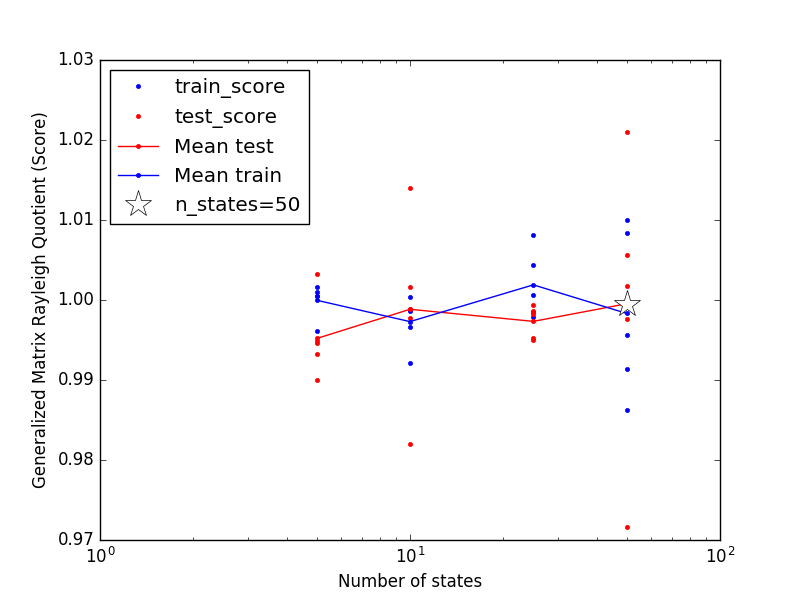

Write the Python code that produced this figure.
import os,sys
import pandas as pd
import numpy as np
import pickle
from msmbuilder.cluster import KCenters, KMeans
from sklearn.cross_validation import KFold
from msmbuilder.msm import MarkovStateModel
import matplotlib
#matplotlib.use('Agg')
from matplotlib import pyplot as plt


tica_data = np.load('tica.npy')

cv = KFold(len(tica_data),n_folds=5)
results = []


#n_clusters = [100,200,400,600,800,1000]
n_clusters = [5,10,25,50]
#n_clusters = [10,100,200,400,600]
#n_clusters = [2500,3000,3500]
#n_clusters=[5,10]
lagtime = 30000

for n in n_clusters:
    kcenters = KCenters(n_clusters=n)
    print "Clustering data to %d clusters..."%n
    for fold,(train_index,test_index) in enumerate(cv):
#        reduced_train_index = train_index[::100]
#	print 'train_index:', train_index,'test_index:', test_index
        kcenters.fit(tica_data[train_index])
        assignments_train = kcenters.transform(tica_data[train_index])
        assignments_test = kcenters.transform(tica_data[test_index])
        msm = MarkovStateModel(lag_time=lagtime)
        msm.fit(assignments_train)
        train_score = msm.score(assignments_train)
        test_score = msm.score(assignments_test)
        if test_score > 0.0:
            results.append({'train_score':train_score,
                            'test_score':test_score,
                            'n_states':n,
                            'fold':fold})
#sys.exit()
results = pd.DataFrame(results)
print results
#np.save('GMRQ_test.npy',results)
#print results.head()

plt.figure(figsize=(8,6))
plt.plot(results['n_states'], results['train_score'], c='b', marker='.', ls='')
plt.plot(results['n_states'], results['test_score'], c='r', marker='.', ls='')

mean_over_folds = results.groupby('n_states').aggregate(np.mean)
plt.plot(mean_over_folds.index, mean_over_folds['test_score'], c='r', marker='.', ls='-', label='Mean test')
plt.plot(mean_over_folds.index, mean_over_folds['train_score'], c='b', marker='.', ls='-', label='Mean train')
plt.semilogx()
plt.ylabel('Generalized Matrix Rayleigh Quotient (Score)')
plt.xlabel('Number of states')

best_n_states = np.argmax(mean_over_folds['test_score'])
best_test_score = mean_over_folds.ix[best_n_states]['test_score']
plt.plot(best_n_states, best_test_score, marker='*', ms=20, c='w', label='n_states=%d' % best_n_states)

plt.legend(loc='best', numpoints=1)
plt.savefig('GMRQ.png')
plt.show()

